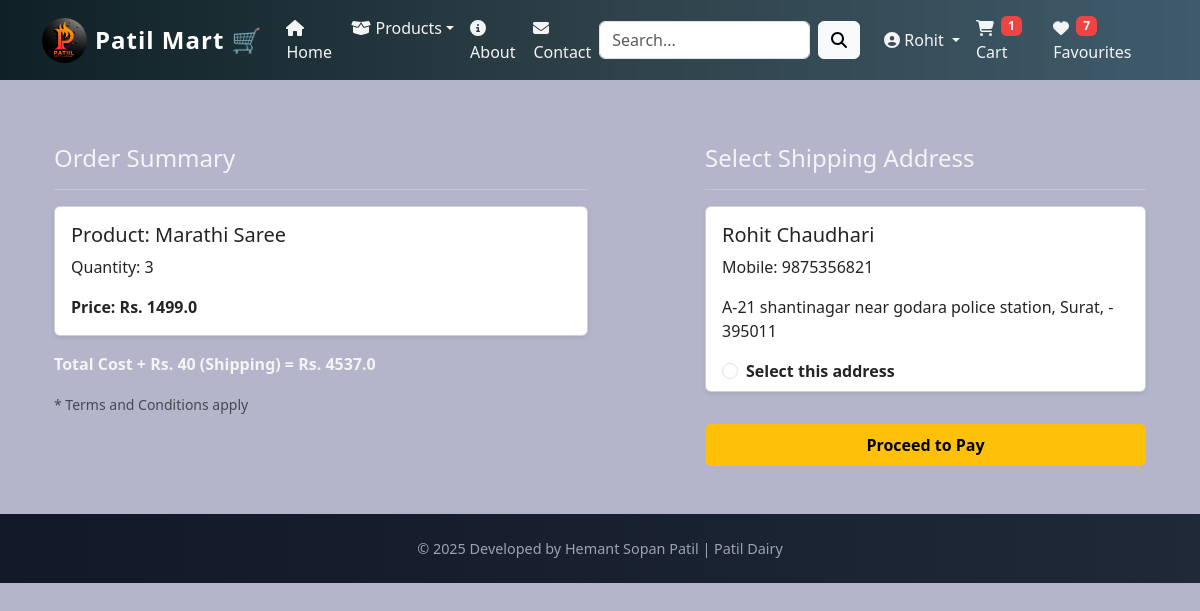
Before: /checkout/ (signed in) with the older database file.
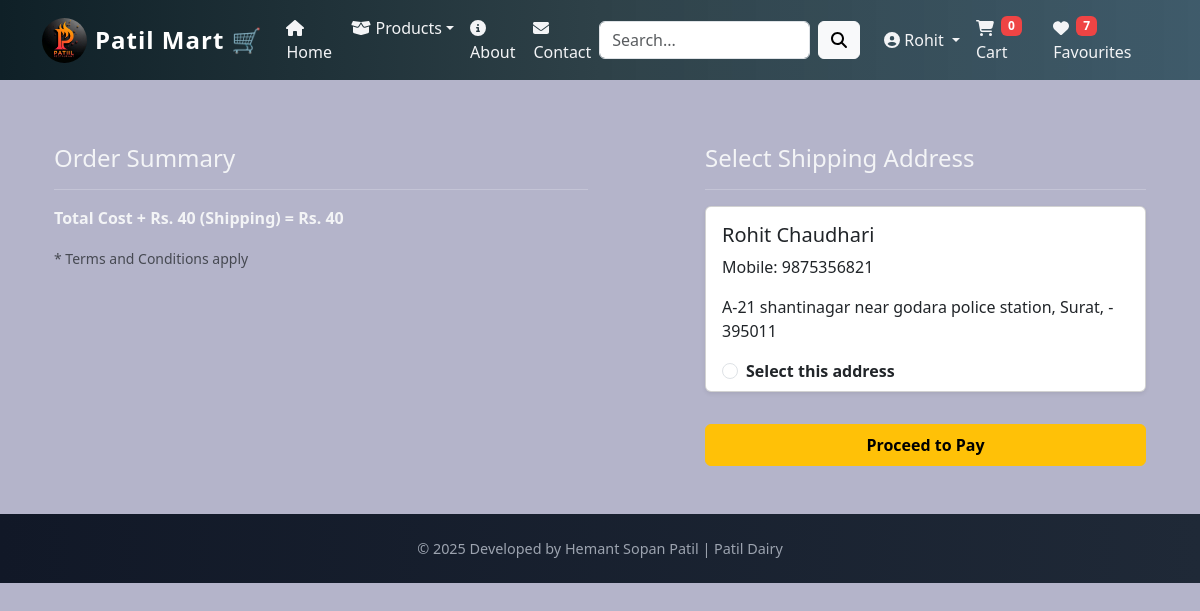
After: the same page with the newer database file.
### app/models.py (models this page shows, shortened)
class Cart(models.Model):
    user = models.ForeignKey(User,on_delete=models.CASCADE)
    products = models.ForeignKey(product, on_delete=models.CASCADE)
    quantity = models.PositiveIntegerField(default=1)

class product(models.Model):
    title = models.CharField(max_length=100)
    selling_price = models.FloatField()
    discounted_price = models.FloatField()
    description = models.TextField()
    composition = models.TextField(default='', blank=True)
    prodapp = models.TextField(default='', blank=True)
    main_category = models.CharField(choices=MAIN_CATEGORIES, max_length=3, default='DA')
    sub_category = models.CharField(choices=SUBCATEGORY_CHOICES, max_length=4, default='ML')
    brand = models.CharField(max_length=100, default='', blank=True)
    product_image = models.ImageField(upload_to='product')

class Customer(models.Model):
    user = models.OneToOneField(User, on_delete=models.CASCADE)
    name = models.CharField(max_length=200)
    locality = models.CharField(max_length=200)
    city = models.CharField(max_length=200)
    mobile = models.CharField(max_length=10)  # Use CharField for length restriction
    zipcode = models.CharField(max_length=10)

### app/views.py (the view, shortened to what this page needs)
# urls.py: path('checkout/', views.checkout.as_view(), name='checkout'),
class checkout(View):
    def get(self,request):
     totalitem = 0
     wishitem = 0
     if request.user.is_authenticated:
           totalitem = len(Cart.objects.filter(user=request.user))
           wishitem = len(Wishlist.objects.filter(user=request.user))
     user=request.user
     add=Customer.objects.filter(user=user)
     cart_items=Cart.objects.filter(user=user)
     famount = 0
     for p in cart_items:
          value = p.quantity * p.products.discounted_price
          famount = famount + value
     totalamount = famount + 40
     razoramount = int(totalamount * 100)
     client = razorpay.Client(auth=(settings.RAZOR_KEY_ID, settings.RAZOR_KEY_SECRET))
     data = { "amount":razoramount, "currency":"INR","receipt":"Order_rcptid_12"}
     payment_response = client.order.create(data=data)
     print(payment_response)
     order_id = payment_response['id']
     order_status = payment_response['status']
     return render(request, 'app/checkout.html', locals())

### app/templates/app/checkout.html (shortened to what this page needs)
{% extends 'app/base.html' %}
{% load static %}
{% block main-content %}
<div class="container my-5">
    <div class="row mt-5">
        <div class="col-lg-6 mb-4">
            <h4 class="mb-3">Order Summary</h4>
            <hr>
            {% for item in cart_items %}
                <div class="card mb-3 shadow-sm">
                    <div class="card-body">
                        <h5 class="card-title">Product: {{ item.products.title }}</h5>
                        <p class="card-text">Quantity: {{ item.quantity }}</p>
                        <p class="card-text fw-bold">Price: Rs. {{ item.products.discounted_price }}</p>
                    </div>
                </div>
            {% endfor %}
            <div class="mt-3">
                <p class="fw-bold">Total Cost + Rs. 40 (Shipping) = Rs. {{ totalamount }}</p>
                <small class="text-muted">* Terms and Conditions apply</small>
            </div>
        </div>
        <div class="col-lg-5 offset-lg-1">
            <h4 class="mb-3">Select Shipping Address</h4>
            <hr>
            <form id="myform" onsubmit="return false;">
                {% for ad in add %}
                <div class="card mb-3 shadow-sm">
                    <div class="card-body">
                        <h5 class="card-title">{{ ad.name }}</h5>
                        <p class="card-text">Mobile: {{ ad.mobile }}</p>
                        <p class="card-text">{{ ad.locality }}, {{ ad.city }}, {{ ad.state }} - {{ ad.zipcode }}</p>
                    </div>
                    <div class="form-check ms-3 mb-2">
                        <input class="form-check-input" type="radio" name="custid" id="custadd{{ forloop.counter }}" value="{{ ad.id }}">
                        <label class="form-check-label fw-bold" for="custadd{{ forloop.counter }}">
                            Select this address
                        </label>
                    </div>
                </div>
                {% endfor %}
                <button id="rzp-button1" class="btn btn-warning w-100 fw-bold py-2 mt-3">Proceed to Pay</button>
            </form>
        </div>
    </div>
</div>
{% endblock main-content %}

### app/templates/app/base.html (shortened to what this page needs)
<!DOCTYPE html>
{% load static %}
<html lang="en">
<head>
  <link href="https://cdn.jsdelivr.net/npm/bootstrap@5.3.3/dist/css/bootstrap.min.css" rel="stylesheet">
  <link rel="stylesheet" href="{% static 'app/css/all.min.css' %}">
  <link rel="stylesheet" href="{% static 'app/css/owl.carousel.min.css' %}">
  <link rel="stylesheet" href="{% static 'app/css/style.css' %}">
</head>
<body>
<nav class="navbar navbar-expand-lg fixed-top">
  <div class="container">
    <a class="navbar-brand d-flex align-items-center gap-2" href="/">
      <img src="{% static 'app/images/product/Patil.jpeg' %}" width="45" height="45" class="rounded-circle">
      <span class="fw-bold fs-4">Patil Mart 🛒</span>
    </a>
    <div class="collapse navbar-collapse" id="mainNavbar">
      <ul class="navbar-nav me-auto mb-2 mb-lg-0">
        <li class="nav-item"><a class="nav-link active" href="/"><i class="fas fa-home me-1"></i>Home</a></li>
        <li class="nav-item dropdown">
          <a class="nav-link dropdown-toggle" href="#" data-bs-toggle="dropdown"><i class="fas fa-box-open me-1"></i>Products</a>
        </li>
        <li class="nav-item"><a class="nav-link" href="{% url 'about' %}"><i class="fas fa-info-circle me-1"></i>About</a></li>
        <li class="nav-item"><a class="nav-link" href="{% url 'contact' %}"><i class="fas fa-envelope me-1"></i>Contact</a></li>
      </ul>
      <form class="d-flex me-3" method="get" action="{% url 'search' %}">
        <input class="form-control me-2" type="search" name="search" placeholder="Search...">
        <button class="btn btn-light" type="submit"><i class="fas fa-search"></i></button>
      </form>
      <ul class="navbar-nav mb-2 mb-lg-0 align-items-center">
        {% if request.user.is_authenticated %}
        <li class="nav-item dropdown">
          <a class="nav-link dropdown-toggle" href="#" data-bs-toggle="dropdown">
            <i class="fas fa-user-circle me-1"></i>{{ user.username }}
          </a>
        </li>
        {% else %}
        <li class="nav-item"><a class="nav-link" href="{% url 'login' %}"><i class="fas fa-sign-in-alt me-1"></i>Login</a></li>
        <li class="nav-item"><a class="nav-link" href="{% url 'customerregistration' %}"><i class="fas fa-user-plus me-1"></i>Register</a></li>
        {% endif %}
        <li class="nav-item">
          <a class="nav-link" href="{% url 'showcart' %}"><i class="fas fa-shopping-cart me-1"></i><span class="badge bg-danger">{{ totalitem|default:"0" }}</span> Cart</a>
        </li>
        <li class="nav-item">
          <a class="nav-link" href="#"><i class="fas fa-heart me-1"></i><span class="badge bg-danger">{{ wishitem|default:"0" }}</span> Favourites</a>
        </li>
      </ul>
    </div>
  </div>
</nav>
<main class="pt-5 mt-5">
  <div class="container">
    {% block main-content %}{% endblock main-content %}
  </div>
</main>
<footer class="text-center">
  <div class="container">
    <p>&copy; 2025 Developed by Hemant Sopan Patil | Patil Dairy</p>
  </div>
</footer>
</body>
</html>

Changed rows visible on the page:
removed Cart: products "Marathi Saree", quantity "3", products.discounted_price "1499.0"
Other visible differences:
{{ totalitem|default:"0" }}: "1" → "0"
{{ totalamount }}: "4537.0" → "40"
